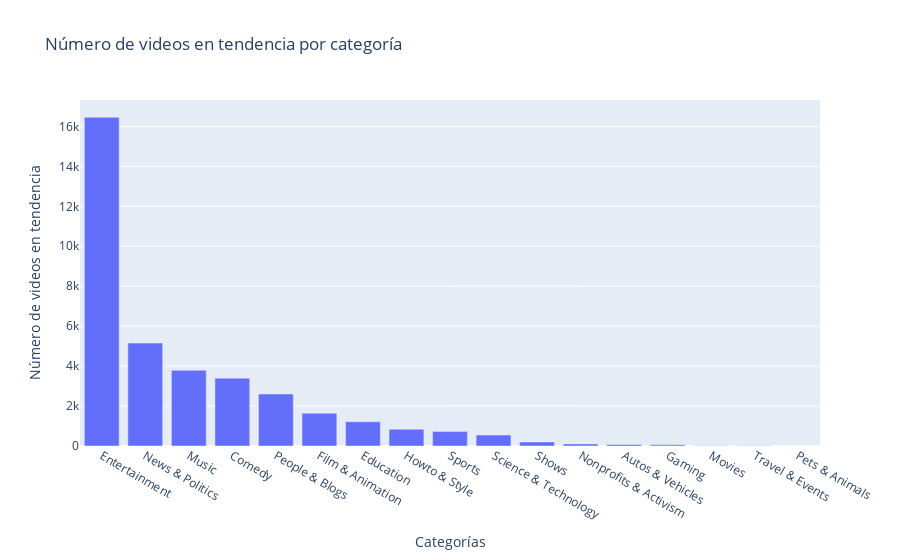

Notebook cell for this chart:
### Markdown cell above
### 1.- ¿Qué categorías de videos son las de mayor tendencia?

### Code cell
counts1 = df_limpio["category"].value_counts()
counts1 = pd.DataFrame(counts1)
print(counts1)

data = [go.Bar(
    y = counts1['category'],
    x = counts1.index
)]
layout = go.Layout(
    title = 'Número de videos en tendencia por categoría',
    yaxis = dict(title = 'Número de videos en tendencia'),
    xaxis = dict(title = 'Categorías')
)

fig = go.Figure(data = data, layout = layout)

fig.iplot()

### Figure 1 — Plotly figure (JSON) as saved in the notebook; plotly's stock layout.template omitted (floating-point values rounded to 4 significant figures)
{"data": [{"type": "bar", "x": ["Entertainment", "News & Politics", "Music", "Comedy", "People & Blogs", "Film & Animation", "Education", "Howto & Style", "Sports", "Science & Technology", "Shows", "Nonprofits & Activism", "Autos & Vehicles", "Gaming", "Movies", "Travel & Events", "Pets & Animals"], "y": [16457, 5155, 3792, 3395, 2602, 1641, 1213, 839, 723, 548, 203, 105, 72, 63, 16, 8, 2]}], "layout": {"title": {"text": "Número de videos en tendencia por categoría"}, "xaxis": {"title": {"text": "Categorías"}}, "yaxis": {"title": {"text": "Número de videos en tendencia"}}}}
